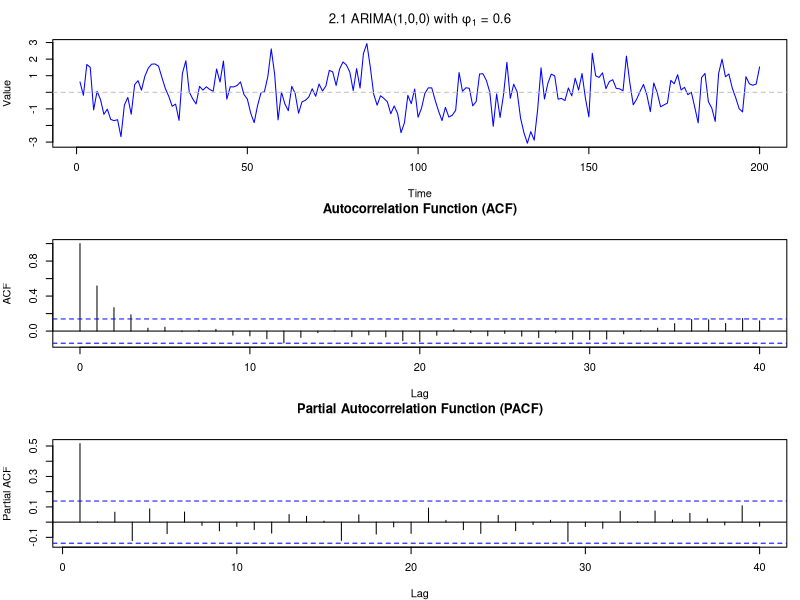
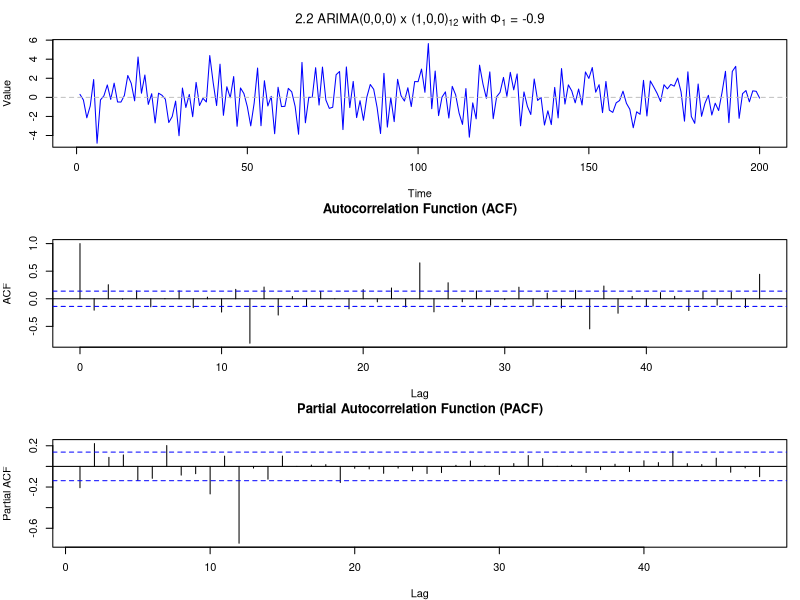
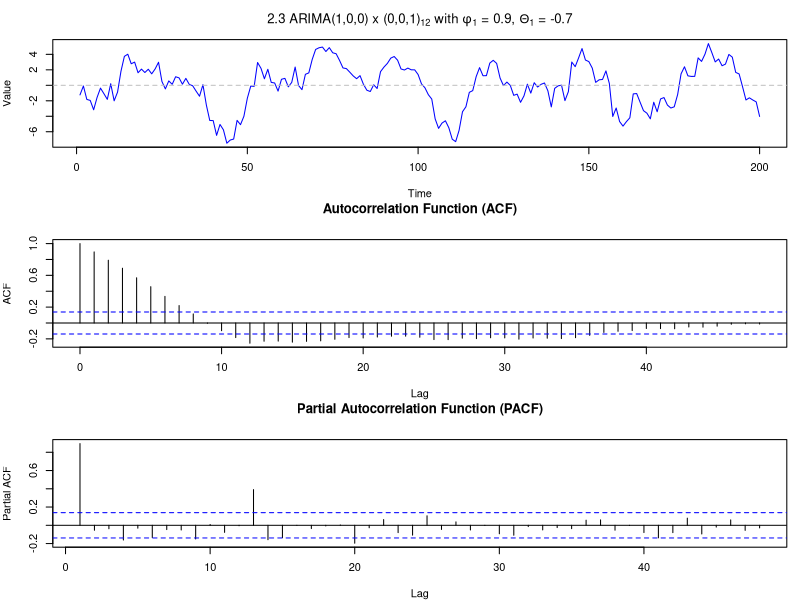
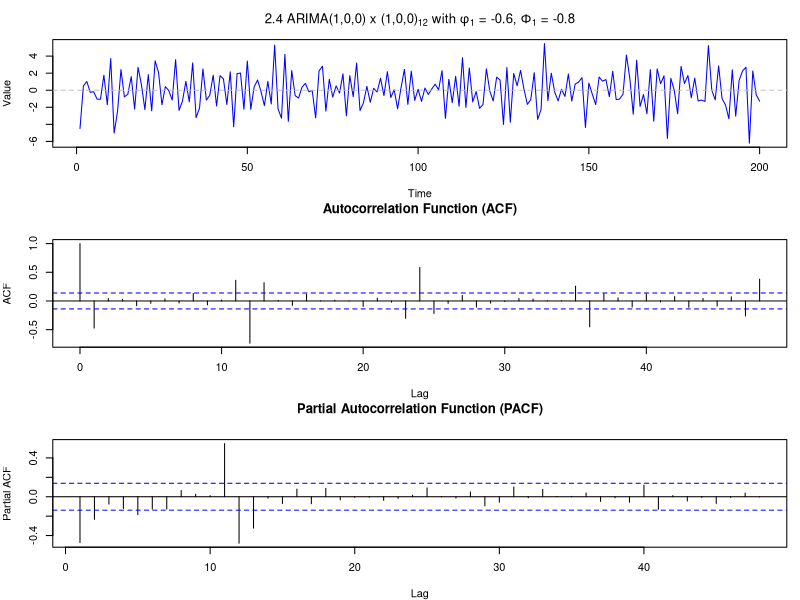
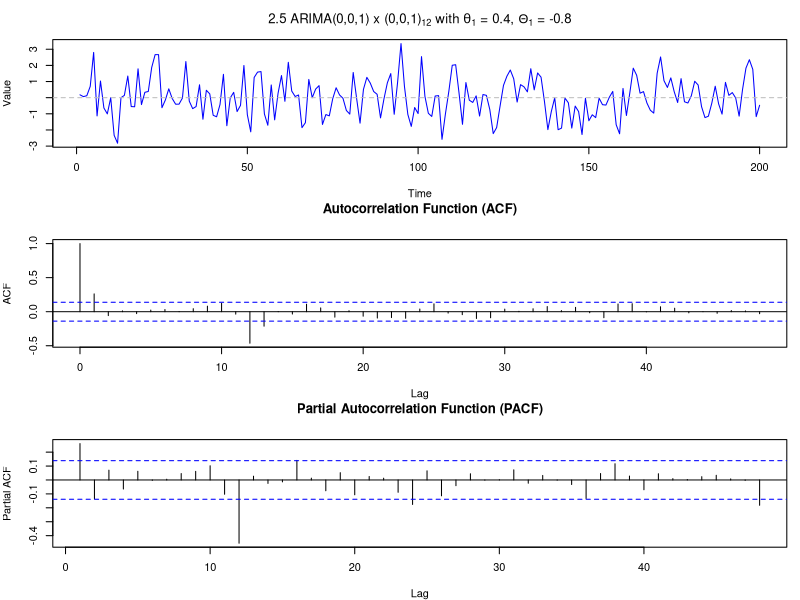
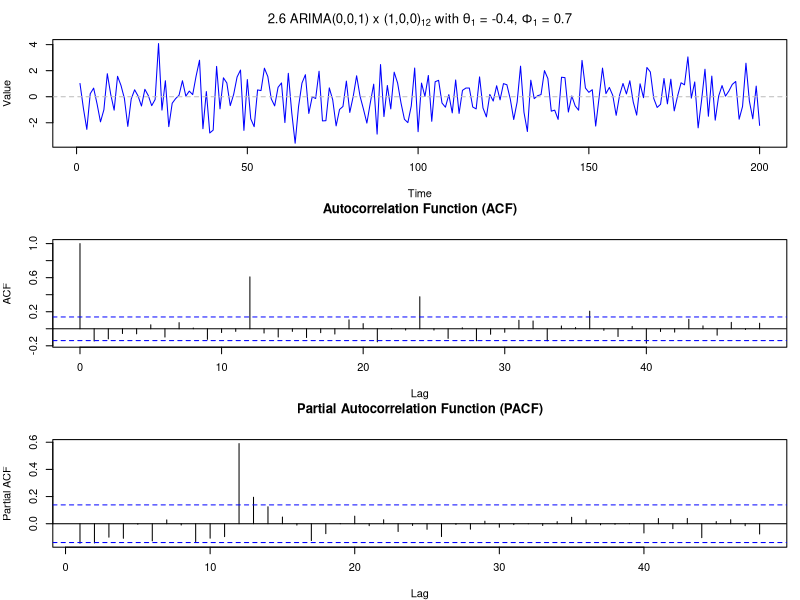
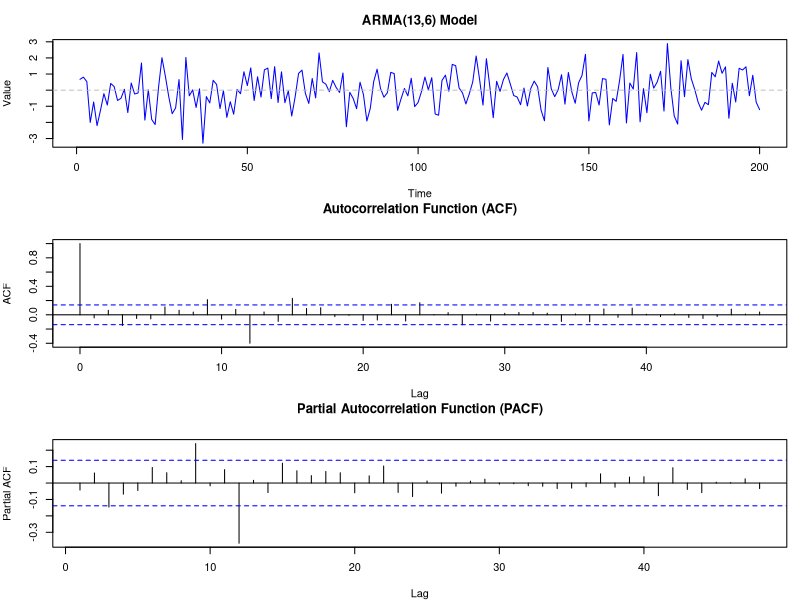

The R source for these figures, in order:
set.seed(123)

# 2.1 ARIMA(1,0,0) x (0,0,0)_12 model with phi_1 = 0.6

n <- 200  
phi1 <- 0.6

model_2_1 <- arima.sim(
  model = list(ar = phi1),
  n = n
)

par(mfrow = c(3, 1), mar = c(4, 4, 3, 1))

plot(model_2_1, type = "l", col = "blue",
     main = expression(paste("2.1 ARIMA(1,0,0) with ", phi[1], " = 0.6")),
     xlab = "Time", ylab = "Value")
abline(h = 0, lty = 2, col = "gray")

acf(model_2_1, lag.max = 40,
    main = "Autocorrelation Function (ACF)")

pacf(model_2_1, lag.max = 40,
     main = "Partial Autocorrelation Function (PACF)")

par(mfrow = c(1, 1))



# 2.2 ARIMA(0,0,0) x (1,0,0)_12 model with Phi_1 = -0.9
Phi1_2_2 <- -0.9
ar_coef_2_2 <- c(rep(0, 11), Phi1_2_2)

model_2_2 <- arima.sim(
  model = list(ar = ar_coef_2_2),
  n = n
)

par(mfrow = c(3, 1), mar = c(4, 4, 3, 1))

plot(model_2_2, type = "l", col = "blue",
     main = expression(paste("2.2 ARIMA(0,0,0) x (1,0,0)"[12], " with ", Phi[1], " = -0.9")),
     xlab = "Time", ylab = "Value")
abline(h = 0, lty = 2, col = "gray")

acf(model_2_2, lag.max = 48,
    main = "Autocorrelation Function (ACF)")

pacf(model_2_2, lag.max = 48,
     main = "Partial Autocorrelation Function (PACF)")

par(mfrow = c(1, 1))


# 2.3 ARIMA(1,0,0) x (0,0,1)_12 model with phi_1 = 0.9 and Theta_1 = -0.7

phi1_2_3 <- 0.9
Theta1_2_3 <- -0.7

# AR at lag 1, MA at lag 12
ma_coef_2_3 <- c(rep(0, 11), Theta1_2_3)

model_2_3 <- arima.sim(
  model = list(ar = phi1_2_3, ma = ma_coef_2_3),
  n = n
)

par(mfrow = c(3, 1), mar = c(4, 4, 3, 1))

plot(model_2_3, type = "l", col = "blue",
     main = expression(paste("2.3 ARIMA(1,0,0) x (0,0,1)"[12], " with ", phi[1], " = 0.9, ", Theta[1], " = -0.7")),
     xlab = "Time", ylab = "Value")
abline(h = 0, lty = 2, col = "gray")

acf(model_2_3, lag.max = 48,
    main = "Autocorrelation Function (ACF)")

pacf(model_2_3, lag.max = 48,
     main = "Partial Autocorrelation Function (PACF)")

par(mfrow = c(1, 1))


# 2.4 ARIMA(1,0,0) x (1,0,0)_12 model with phi_1 = -0.6 and Phi_1 = -0.8

phi1_2_4 <- -0.6
Phi1_2_4 <- -0.8

# AR coefficients at lags 1, 12, and 13 (interaction term)
ar_coef_2_4 <- c(phi1_2_4, rep(0, 10), Phi1_2_4, -phi1_2_4 * Phi1_2_4)

model_2_4 <- arima.sim(
  model = list(ar = ar_coef_2_4),
  n = n
)

par(mfrow = c(3, 1), mar = c(4, 4, 3, 1))

plot(model_2_4, type = "l", col = "blue",
     main = expression(paste("2.4 ARIMA(1,0,0) x (1,0,0)"[12], " with ", phi[1], " = -0.6, ", Phi[1], " = -0.8")),
     xlab = "Time", ylab = "Value")
abline(h = 0, lty = 2, col = "gray")

acf(model_2_4, lag.max = 48,
    main = "Autocorrelation Function (ACF)")

pacf(model_2_4, lag.max = 48,
     main = "Partial Autocorrelation Function (PACF)")

par(mfrow = c(1, 1))


# 2.5 ARIMA(0,0,1) x (0,0,1)_12 model with theta_1 = 0.4 and Theta_1 = -0.8


theta1_2_5 <- 0.4
Theta1_2_5 <- -0.8

# MA coefficients at lags 1, 12, and 13 (interaction term)
ma_coef_2_5 <- c(theta1_2_5, rep(0, 10), Theta1_2_5, theta1_2_5 * Theta1_2_5)

model_2_5 <- arima.sim(
  model = list(ma = ma_coef_2_5),
  n = n
)

par(mfrow = c(3, 1), mar = c(4, 4, 3, 1))

plot(model_2_5, type = "l", col = "blue",
     main = expression(paste("2.5 ARIMA(0,0,1) x (0,0,1)"[12], " with ", theta[1], " = 0.4, ", Theta[1], " = -0.8")),
     xlab = "Time", ylab = "Value")
abline(h = 0, lty = 2, col = "gray")

acf(model_2_5, lag.max = 48,
    main = "Autocorrelation Function (ACF)")

pacf(model_2_5, lag.max = 48,
     main = "Partial Autocorrelation Function (PACF)")

par(mfrow = c(1, 1))


# 2.6 ARIMA(0,0,1) x (1,0,0)_12 model with theta_1 = -0.4 and Phi_1 = 0.7

theta1_2_6 <- -0.4
Phi1_2_6 <- 0.7

# AR at lag 12, MA at lag 1
ar_coef_2_6 <- c(rep(0, 11), Phi1_2_6)

model_2_6 <- arima.sim(
  model = list(ar = ar_coef_2_6, ma = theta1_2_6),
  n = n
)

par(mfrow = c(3, 1), mar = c(4, 4, 3, 1))

plot(model_2_6, type = "l", col = "blue",
     main = expression(paste("2.6 ARIMA(0,0,1) x (1,0,0)"[12], " with ", theta[1], " = -0.4, ", Phi[1], " = 0.7")),
     xlab = "Time", ylab = "Value")
abline(h = 0, lty = 2, col = "gray")

acf(model_2_6, lag.max = 48,
    main = "Autocorrelation Function (ACF)")

pacf(model_2_6, lag.max = 48,
     main = "Partial Autocorrelation Function (PACF)")

par(mfrow = c(1, 1))



# Code for an ARMA(13,6) model 

# ARMA(13,6) model

n=200
ar_coef_arma <- c(0.3, rep(0, 10), -0.5, 0.15)  # AR at lags 1, 12, 13
ma_coef_arma <- c(-0.4, rep(0, 4), 0.3)           # MA at lags 1, 6

model_arma <- arima.sim(
  model = list(ar = ar_coef_arma, ma = ma_coef_arma),
  n = n
)

par(mfrow = c(3, 1), mar = c(4, 4, 3, 1))

plot(model_arma, type = "l", col = "blue",
     main = "ARMA(13,6) Model",
     xlab = "Time", ylab = "Value")
abline(h = 0, lty = 2, col = "gray")

acf(model_arma, lag.max = 48,
    main = "Autocorrelation Function (ACF)")

pacf(model_arma, lag.max = 48,
     main = "Partial Autocorrelation Function (PACF)")

par(mfrow = c(1, 1))
